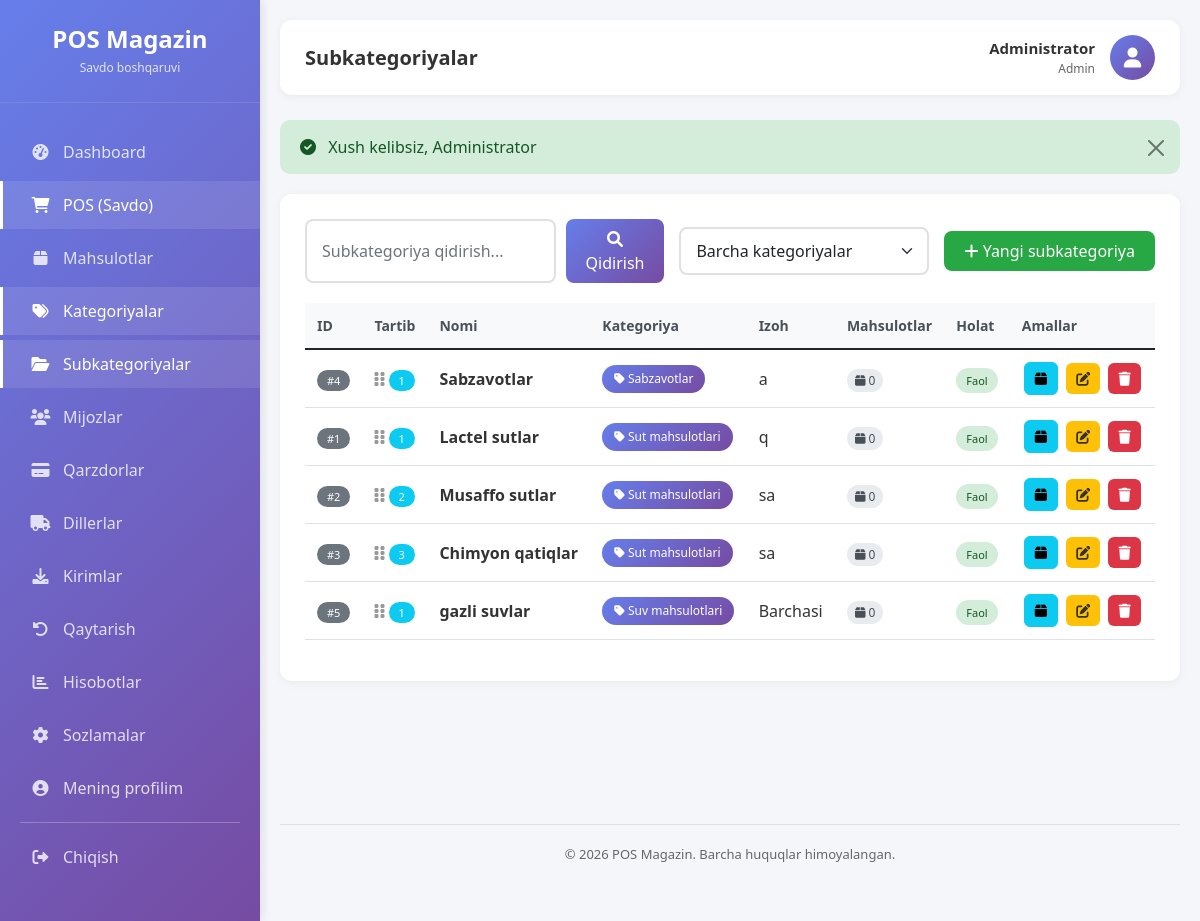
/subcategories (signed in), run on the app's committed database.
### tables this page shows
CREATE TABLE `subkategoriyalar` (
  `id` int(20) UNSIGNED NOT NULL,
  `kategoriya_id` bigint(20) UNSIGNED NOT NULL,
  `nomi` varchar(120) NOT NULL,
  `izoh` varchar(255) DEFAULT NULL,
  `faol` tinyint(1) NOT NULL DEFAULT 1,
  `tartib` int(11) NOT NULL DEFAULT 0,
  `yaratilgan_vaqt` timestamp NULL DEFAULT current_timestamp(),
  `yangilangan_vaqt` timestamp NULL DEFAULT current_timestamp() ON UPDATE current_timestamp(),
  `ochirilgan_vaqt` timestamp NULL DEFAULT NULL
);

CREATE TABLE `kategoriyalar` (
  `id` bigint(20) UNSIGNED NOT NULL,
  `nomi` varchar(120) NOT NULL,
  `izoh` varchar(255) DEFAULT NULL,
  `faol` tinyint(1) NOT NULL DEFAULT 1,
  `tartib` int(11) NOT NULL DEFAULT 0,
  `yaratilgan_vaqt` timestamp NULL DEFAULT current_timestamp(),
  `yangilangan_vaqt` timestamp NULL DEFAULT current_timestamp() ON UPDATE current_timestamp(),
  `ochirilgan_vaqt` timestamp NULL DEFAULT NULL
);

### app/Controllers/Controller.php (called while the page is built, shortened)
<?php
abstract class Controller {
    protected function view($view, $data = [], $layout = 'main') {
        $viewPath = APP_PATH . '/Views/pages/' . $view . '.php';
        extract($data);
        require $viewPath;
    }
}

### app/Controllers/SubcategoryController.php (called while the page is built, shortened)
<?php
class SubcategoryController extends Controller {
    private $subcategoryModel;
    private $categoryModel;
    public function __construct() {
        $this->subcategoryModel = new Subcategory();
        $this->categoryModel = new Category();
    }
    public function index() {
        $search = $_GET['search'] ?? '';
        $categoryId = $_GET['category'] ?? '';
        if ($search) {
            $stmt = $this->db->prepare("
                SELECT s.*, k.nomi as kategoriya_nomi
                FROM subkategoriyalar s
                LEFT JOIN kategoriyalar k ON s.kategoriya_id = k.id
                WHERE s.ochirilgan_vaqt IS NULL
                AND s.nomi LIKE ?
                ORDER BY k.nomi, s.nomi
            ");
            $stmt->execute(["%{$search}%"]);
            $subcategories = $stmt->fetchAll();
            $pagination = ['page' => 1, 'lastPage' => 1, 'total' => count($subcategories)];
        } elseif ($categoryId) {
            $subcategories = $this->subcategoryModel->getByCategory($categoryId, false);
            $pagination = ['page' => 1, 'lastPage' => 1, 'total' => count($subcategories)];
        } else {
            $subcategories = $this->subcategoryModel->getAllWithCategory();
            $pagination = ['page' => 1, 'lastPage' => 1, 'total' => count($subcategories)];
        }
        $categories = $this->categoryModel->active();
        $this->view('subcategories/index', [
            'subcategories' => $subcategories,
            'categories' => $categories,
            'selectedCategory' => $categoryId,
            'search' => $search,
            'pagination' => $pagination
        ]);
    }
}

### config/database.php (called while the page is built)
<?php
class Database {
    private static $connection = null;
    public static function getInstance() {
        if (self::$connection === null) {
            try {
                $host = 'localhost';
                $dbname = 'pos_magazin_uz';
                $user = 'root';
                $pass = '';
                $dsn = "mysql:host=$host;dbname=$dbname;charset=utf8";
                self::$connection = new PDO($dsn, $user, $pass);
                self::$connection->setAttribute(PDO::ATTR_ERRMODE, PDO::ERRMODE_EXCEPTION);
            } catch (PDOException $e) {
                die("Database xatosi: " . $e->getMessage());
            }
        }
        return self::$connection;
    }
}

### app/Models/Model.php (called while the page is built, shortened)
<?php
abstract class Model {
    public function __construct() {
        $this->db = \Database::getInstance();
    }
}

### app/Models/Subcategory.php (called while the page is built, shortened)
<?php
class Subcategory extends Model {
    protected $table = 'subkategoriyalar';
    public function getAllWithCategory() {
        $stmt = $this->db->prepare("
            SELECT
                s.*,
                k.nomi as kategoriya_nomi,
                (SELECT COUNT(*) FROM mahsulotlar WHERE subkategoriya_id = s.id AND ochirilgan_vaqt IS NULL) as products_count
            FROM {$this->table} s
            LEFT JOIN kategoriyalar k ON s.kategoriya_id = k.id
            WHERE s.ochirilgan_vaqt IS NULL
            ORDER BY k.nomi ASC, s.tartib ASC, s.nomi ASC
        ");
        $stmt->execute();
        return $stmt->fetchAll();
    }
}

### app/Views/pages/subcategories/index.php (the view, shortened to what this page needs)
<div class="content-card">
    <div class="filter-section">
        <form method="GET" class="search-box">
            <input type="text"
                   name="search"
                   class="form-control"
                   placeholder="Subkategoriya qidirish..."
                   value="<?= htmlspecialchars($search ?? '') ?>">
            <button type="submit" class="btn btn-primary">
                <i class="fas fa-search"></i> Qidirish
            </button>
        </form>
        <div class="filter-box">
            <select class="form-select" onchange="window.location.href=this.value">
                <option value="/new-pos/subcategories">Barcha kategoriyalar</option>
            </select>
        </div>
        <?php if (in_array($_SESSION['user']['rol_nomi'] ?? '', ['Admin', 'Omborchi'])): ?>
            <a href="/new-pos/subcategories/create" class="btn btn-success">
                <i class="fas fa-plus"></i> Yangi subkategoriya
            </a>
        <?php endif; ?>
    </div>
    <div class="table-responsive">
        <table class="table table-hover">
            <thead>
                <tr>
                    <th width="50">ID</th>
                    <th width="50">Tartib</th>
                    <th>Nomi</th>
                    <th>Kategoriya</th>
                    <th>Izoh</th>
                    <th>Mahsulotlar</th>
                    <th>Holat</th>
                    <th>Amallar</th>
                </tr>
            </thead>
            <tbody id="sortableSubcategories">
                <?php if (empty($subcategories)): ?>
                    <tr>
                        <td colspan="8" class="text-center py-4">
                            <i class="fas fa-folder-open fa-3x text-muted mb-3"></i>
                            <p class="text-muted">Hech qanday subkategoriya topilmadi</p>
                            <?php if (in_array($_SESSION['user']['rol_nomi'] ?? '', ['Admin', 'Omborchi'])): ?>
                                <a href="/new-pos/subcategories/create" class="btn btn-primary">
                                    <i class="fas fa-plus"></i> Yangi subkategoriya qo'shish
                                </a>
                            <?php endif; ?>
                        </td>
                    </tr>
                <?php else: ?>
                    <?php foreach ($subcategories as $sub): ?>
                        <tr data-id="<?= $sub['id'] ?>" data-tartib="<?= $sub['tartib'] ?? 0 ?>">
                            <td><span class="badge bg-secondary">#<?= $sub['id'] ?></span></td>
                            <td>
                                <?php if (in_array($_SESSION['user']['rol_nomi'] ?? '', ['Admin', 'Omborchi'])): ?>
                                    <span class="drag-handle">
                                        <i class="fas fa-grip-vertical"></i>
                                    </span>
                                <?php endif; ?>
                                <span class="badge bg-info"><?= $sub['tartib'] ?? 0 ?></span>
                            </td>
                            <td>
                                <strong><?= htmlspecialchars($sub['nomi']) ?></strong>
                            </td>
                            <td>
                                <span class="category-badge">
                                    <i class="fas fa-tag"></i> <?= htmlspecialchars($sub['kategoriya_nomi'] ?? '-') ?>
                                </span>
                            </td>
                            <td>
                                <?= htmlspecialchars($sub['izoh'] ?? '-') ?>
                            </td>
                            <td>
                                <span class="stats-badge">
                                    <i class="fas fa-box"></i> <?= $sub['products_count'] ?? 0 ?>
                                </span>
                            </td>
                            <td>
                                <?php if ($sub['faol']): ?>
                                    <span class="badge-status badge-success">Faol</span>
                                <?php else: ?>
                                    <span class="badge-status badge-danger">Faol emas</span>
                                <?php endif; ?>
                            </td>
                            <td>
                                <a href="/new-pos/products?category=<?= $sub['kategoriya_id'] ?>&subcategory=<?= $sub['id'] ?>"
                                   class="btn btn-sm btn-info btn-action"
                                   title="Mahsulotlar">
                                    <i class="fas fa-box"></i>
                                </a>
                                <?php if (in_array($_SESSION['user']['rol_nomi'] ?? '', ['Admin', 'Omborchi'])): ?>
                                    <a href="/new-pos/subcategories/edit/<?= $sub['id'] ?>"
                                       class="btn btn-sm btn-warning btn-action"
                                       title="Tahrirlash">
                                        <i class="fas fa-edit"></i>
                                    </a>
                                    <?php if ($_SESSION['user']['rol_nomi'] == 'Admin'): ?>
                                        <form method="POST"
                                              action="/new-pos/subcategories/delete/<?= $sub['id'] ?>"
                                              style="display: inline;"
                                              onsubmit="return confirm('Haqiqatan ham bu subkategoriyani o\'chirmoqchimisiz?');">
                                            <button type="submit" class="btn btn-sm btn-danger btn-action" title="O'chirish">
                                                <i class="fas fa-trash"></i>
                                            </button>
                                        </form>
                                    <?php endif; ?>
                                <?php endif; ?>
                            </td>
                        </tr>
                    <?php endforeach; ?>
                <?php endif; ?>
            </tbody>
        </table>
    </div>
</div>

### public/index.php (shortened to what this page needs)
<?php
require_once __DIR__ . '/../config/database.php';
spl_autoload_register(function ($class) {
    $prefix = 'App\\';
    $base_dir = APP_PATH . '/';
    $len = strlen($prefix);
    $relative_class = substr($class, $len);
    $file = $base_dir . str_replace('\\', '/', $relative_class) . '.php';
});
$requestUri = $_SERVER['REQUEST_URI'];
$basePath = '/new-pos';
if (strpos($requestUri, $basePath) === 0) {
    $requestUri = substr($requestUri, strlen($basePath));
}
$requestUri = strtok($requestUri, '?');
$requestUri = str_replace('/public', '', $requestUri);
$requestUri = trim($requestUri, '/');
$routesFile = ROUTES_PATH . '/web.php';
$routes = require $routesFile;
$httpMethod = $_SERVER['REQUEST_METHOD'];
$isAjax = (!empty($_SERVER['HTTP_X_REQUESTED_WITH']) &&
    strtolower($_SERVER['HTTP_X_REQUESTED_WITH']) === 'xmlhttprequest');
$dispatchMethods = $isAjax ? ['AJAX', $httpMethod] : [$httpMethod];
route_dispatch($routes, $dispatchMethods, $requestUri);
function route_dispatch($routes, array $methods, $uri) {
    foreach ($methods as $method) {
        foreach ($routes[$method] as $pattern => $handler) {
        $pattern = trim($pattern, '/');
        $regexPattern = preg_replace('/\{[a-zA-Z0-9_]+\}/', '([^/]+)', $pattern);
        $regexPattern = '/^' . str_replace('/', '\/', $regexPattern) . '$/';
        if (preg_match($regexPattern, $uri, $matches)) {
            array_shift($matches);
            list($controller, $action) = $handler;
            $controllerInstance = new $controllerClass();
            call_user_func_array([$controllerInstance, $action], $matches);
            return;
        }
        }
    }
}

### public/assets/css/style.css (style rules this page uses)
* { margin: 0; padding: 0; box-sizing: border-box; }
body { font-family: 'Segoe UI', Tahoma, Geneva, Verdana, sans-serif; background: #f4f6f9; }
.btn-primary { background: linear-gradient(135deg, #667eea 0%, #764ba2 100%); border: none; padding: 8px 20px; border-radius: 8px; color: white; font-weight: 500; transition: all 0.3s; }
.btn-success { background: #28a745; border: none; padding: 8px 20px; border-radius: 8px; color: white; font-weight: 500; }
.btn-warning { background: #ffc107; border: none; padding: 8px 20px; border-radius: 8px; color: #333; font-weight: 500; }
.btn-danger { background: #dc3545; border: none; padding: 8px 20px; border-radius: 8px; color: white; font-weight: 500; }
.form-control, .form-select { border: 2px solid #e0e0e0; border-radius: 8px; padding: 10px 15px; transition: all 0.3s; }
.table th { background: #f8f9fa; color: #495057; font-weight: 600; font-size: 14px; padding: 12px; }
.table td { padding: 12px; vertical-align: middle; color: #333; }
.badge { padding: 5px 10px; border-radius: 20px; font-size: 11px; font-weight: 500; }
.badge-success { background: #d4edda; color: #155724; }

### app/Views/pages/subcategories/index.php (style rules this page uses)
.content-card { background: white; border-radius: 12px; padding: 25px; box-shadow: 0 2px 10px rgba(0,0,0,0.05); }
.filter-section { display: flex; justify-content: space-between; align-items: center; margin-bottom: 20px; gap: 15px; flex-wrap: wrap; }
.search-box { flex: 1; display: flex; gap: 10px; min-width: 300px; }
.filter-box { width: 250px; }
.table th { background: #f8f9fa; color: #495057; font-weight: 600; font-size: 14px; padding: 12px; }
.table td { padding: 12px; vertical-align: middle; color: #333; }
.badge-status { padding: 5px 10px; border-radius: 20px; font-size: 11px; font-weight: 500; }
.badge-success { background: #d4edda; color: #155724; }
.btn-action { padding: 5px 10px; margin: 0 2px; border-radius: 6px; }
.category-badge { display: inline-block; padding: 5px 12px; background: linear-gradient(135deg, #667eea 0%, #764ba2 100%); color: white; border-radius: 20px; font-size: 12px; font-weight: 500; }
.stats-badge { background: #e9ecef; padding: 3px 8px; border-radius: 12px; font-size: 12px; color: #495057; }
.drag-handle { cursor: move; color: #999; }

### app/Views/layouts/main.php (style rules this page uses)
* { margin: 0; padding: 0; box-sizing: border-box; }
body { font-family: 'Segoe UI', Tahoma, Geneva, Verdana, sans-serif; background: #f4f6f9; }

### data on the page
subkategoriyalar: id "4", tartib "1", nomi "Sabzavotlar", kategoriyalar.nomi "Sabzavotlar", izoh "a", products_count "0", faol "Faol"
subkategoriyalar: id "1", tartib "1", nomi "Lactel sutlar", kategoriyalar.nomi "Sut mahsulotlari", izoh "q", products_count "0", faol "Faol"
subkategoriyalar: id "2", tartib "2", nomi "Musaffo sutlar", kategoriyalar.nomi "Sut mahsulotlari", izoh "sa", products_count "0", faol "Faol"
subkategoriyalar: id "3", tartib "3", nomi "Chimyon qatiqlar", kategoriyalar.nomi "Sut mahsulotlari", izoh "sa", products_count "0", faol "Faol"
subkategoriyalar: id "5", tartib "1", nomi "gazli suvlar", kategoriyalar.nomi "Suv mahsulotlari", izoh "Barchasi", products_count "0", faol "Faol"
